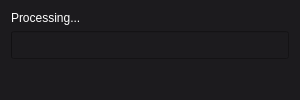
<?xml version="1.0" encoding="UTF-8"?>
<ui version="4.0">
 <class>Dialog</class>
 <widget class="QDialog" name="Dialog">
  <property name="geometry">
   <rect>
    <x>0</x>
    <y>0</y>
    <width>300</width>
    <height>100</height>
   </rect>
  </property>
  <property name="windowTitle">
   <string>Dialog</string>
  </property>
  <property name="styleSheet">
   <string notr="true">background: rgb(28, 27, 30)</string>
  </property>
  <layout class="QVBoxLayout" name="verticalLayout">
   <item>
    <widget class="QLabel" name="label">
     <property name="sizePolicy">
      <sizepolicy hsizetype="Preferred" vsizetype="Preferred">
       <horstretch>0</horstretch>
       <verstretch>5</verstretch>
      </sizepolicy>
     </property>
     <property name="styleSheet">
      <string notr="true">color: white</string>
     </property>
     <property name="text">
      <string>Processing...</string>
     </property>
    </widget>
   </item>
   <item>
    <widget class="QProgressBar" name="progressBar">
     <property name="sizePolicy">
      <sizepolicy hsizetype="Expanding" vsizetype="Preferred">
       <horstretch>0</horstretch>
       <verstretch>70</verstretch>
      </sizepolicy>
     </property>
     <property name="value">
      <number>0</number>
     </property>
     <property name="textVisible">
      <bool>false</bool>
     </property>
    </widget>
   </item>
   <item>
    <widget class="QLabel" name="step">
     <property name="styleSheet">
      <string notr="true">color: white</string>
     </property>
     <property name="text">
      <string/>
     </property>
    </widget>
   </item>
   <item>
    <spacer name="verticalSpacer">
     <property name="orientation">
      <enum>Qt::Vertical</enum>
     </property>
     <property name="sizeType">
      <enum>QSizePolicy::Preferred</enum>
     </property>
     <property name="sizeHint" stdset="0">
      <size>
       <width>20</width>
       <height>10</height>
      </size>
     </property>
    </spacer>
   </item>
  </layout>
 </widget>
 <resources/>
 <connections/>
</ui>
